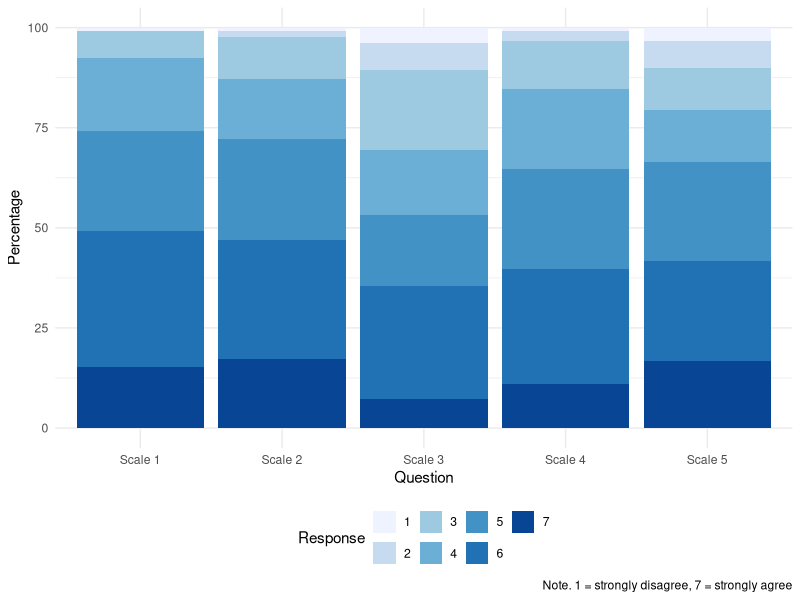
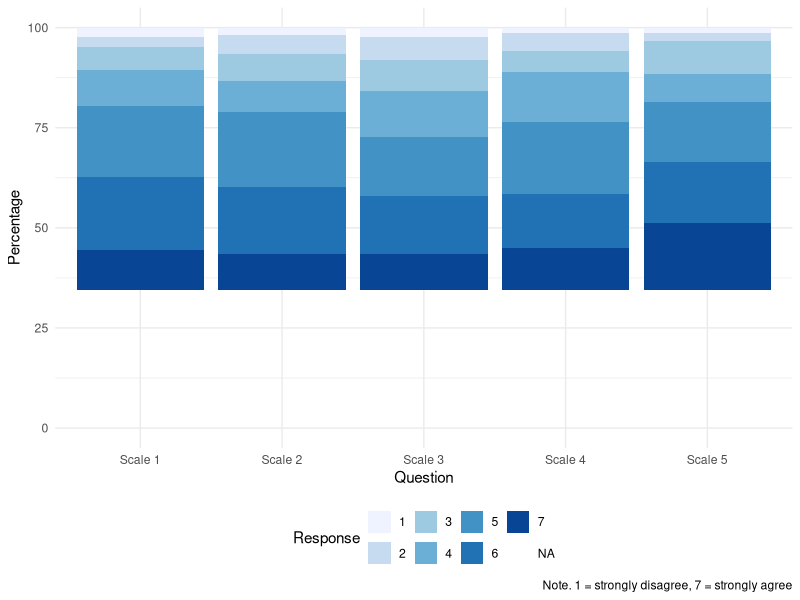

The R script that drew these images, in order:
## ---- chunk 1
#| include: false
#| warning: false
#| message: false

library(tidyverse)
library(knitr)
library(dplyr)
library(ggplot2)
## ---- chunk 2
#| label: fig-decline-response
#| fig-cap: Descriptive summary of Job Satisfaction Likert Scale Responses
#| fig-subcap: ["Job Satisfaction (T1)","Job Satisfaction (T2)"]
#| layout-ncol: 2
#| echo: false
#| warning: false
#| message: false

data_freq <- read.csv(here::here("data/analysis_data/jobsatT1_data_freq.csv"))           
# Create the bar chart
ggplot(data_freq, aes(x = Question, y = Percent, fill = factor(Response))) +
  geom_bar(stat = "identity") +
  scale_fill_brewer(palette = "Blues", name = "Response") +
  labs(x = "Question", y = "Percentage",caption = "Note. 1 = strongly disagree, 7 = strongly agree") +
  theme_minimal() +
  theme(legend.position = "bottom")

data2_freq <- read.csv(here::here("data/analysis_data/jobsatT2_data_freq.csv")) 
# Create the bar chart
ggplot(data2_freq, aes(x = Question, y = Percent, fill = factor(Response))) +
  geom_bar(stat = "identity") +
  scale_fill_brewer(palette = "Blues", name = "Response") +
  labs(x = "Question", y = "Percentage",caption = "Note. 1 = strongly disagree, 7 = strongly agree") +
  theme_minimal() +
  theme(legend.position = "bottom")

